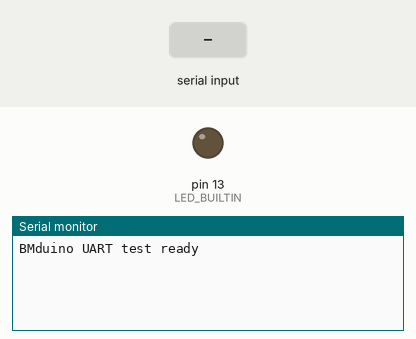
This sketch was run on a simulated Arduino Mega 2560, built with avr-gcc and run on an emulated ATmega2560. Parts: output pins drawn as LEDs (lit = HIGH), the last lines printed to the serial monitor. Inputs (shaded band) come from the test bench.

Above: at 1.2 s.
1.3 s: "<,cs >" received over the second serial link
At 2.2 s:
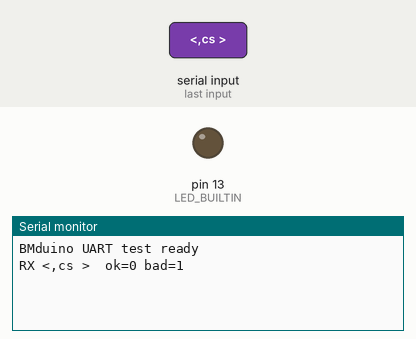
2.8 s: "<CMD,>" received over the second serial link
At 3.3 s:
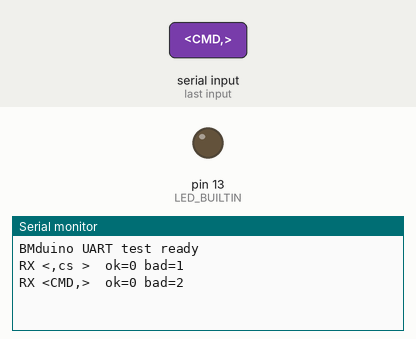
4.3 s: "<90,45>" received over the second serial link
At 5.7 s:
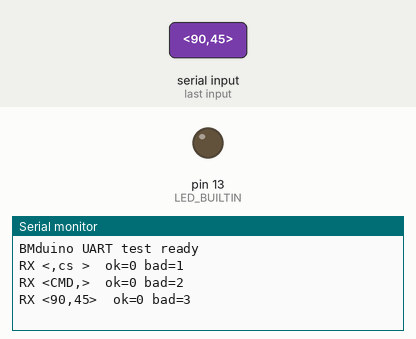

The sketch:

bmduino_uart_test.ino
```cpp
// BMduino UART 通訊測試韌體（依「UART 通訊協議書」）
// Serial1 (D20 RX1 / D21 TX1) 接 Orin 40-pin UART；Serial (USB) 用於序列埠監控視窗除錯。
// 收到有效 CMD（checksum 正確）就回 <STA,S1 -1,cs XX>\n，並閃 LED。不驅動任何馬達。

const long BAUD = 115200;   // 要與 Orin 端 uart_test.py -b 相同
const int MAX_LEN = 64;

char buf[MAX_LEN + 1];
int len = -1;               // -1 = 等待 '<'
unsigned long okCount = 0, badCount = 0;

uint8_t xorChecksum(const char* s, size_t n) {
  uint8_t cs = 0;
  for (size_t i = 0; i < n; i++) cs ^= (uint8_t)s[i];
  return cs;
}

bool verify(const char* body) {
  const char* p = strstr(body, ",cs ");
  if (!p) return false;
  const char* last;
  while ((last = strstr(p + 1, ",cs ")) != NULL) p = last;  // 取最後一個
  if (strlen(p + 4) != 2) return false;
  uint8_t got = (uint8_t)strtol(p + 4, NULL, 16);
  return got == xorChecksum(body, p - body);
}

void sendSTA(int s1) {
  char payload[32], pkt[48];
  snprintf(payload, sizeof(payload), "STA,S1 %d", s1);
  snprintf(pkt, sizeof(pkt), "<%s,cs %02X>\n", payload, xorChecksum(payload, strlen(payload)));
  Serial1.print(pkt);       // 用 print，不用 println（避免 CRLF）
}

void setup() {
  pinMode(LED_BUILTIN, OUTPUT);
  Serial.begin(115200);
  Serial1.begin(BAUD);
  Serial.println("BMduino UART test ready");
}

void loop() {
  while (Serial1.available()) {
    char c = Serial1.read();
    if (c == '<') { len = 0; continue; }
    if (len < 0) continue;
    if (c == '>') {
      buf[len] = '\0';
      len = -1;
      if (strncmp(buf, "CMD,", 4) == 0 && verify(buf)) {
        okCount++;
        sendSTA(-1);
        digitalWrite(LED_BUILTIN, !digitalRead(LED_BUILTIN));
      } else {
        badCount++;
      }
      Serial.print("RX <"); Serial.print(buf); Serial.print(">  ok=");
      Serial.print(okCount); Serial.print(" bad="); Serial.println(badCount);
      continue;
    }
    if (len >= MAX_LEN) { len = -1; continue; }  // 超長丟棄
    buf[len++] = c;
  }
}
```

Measured:
- after the input at 1.3 s, the serial monitor: prints a new line at once (image 1)
- after the input at 2.8 s, the serial monitor: prints a new line at once (image 2)
- after the input at 4.3 s, the serial monitor: prints a new line at once (image 3)
